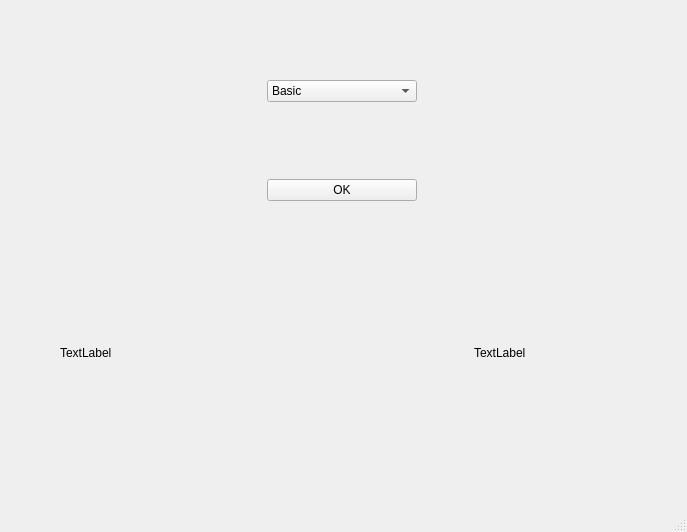
<?xml version="1.0" encoding="UTF-8"?>
<ui version="4.0">
 <class>MainWindow</class>
 <widget class="QMainWindow" name="MainWindow">
  <property name="geometry">
   <rect>
    <x>0</x>
    <y>0</y>
    <width>687</width>
    <height>532</height>
   </rect>
  </property>
  <property name="maximumSize">
   <size>
    <width>1677215</width>
    <height>16777215</height>
   </size>
  </property>
  <property name="windowTitle">
   <string>MainWindow</string>
  </property>
  <widget class="QWidget" name="centralwidget">
   <layout class="QGridLayout" name="gridLayout">
    <item row="3" column="3">
     <widget class="QLabel" name="label_img_after">
      <property name="enabled">
       <bool>true</bool>
      </property>
      <property name="sizePolicy">
       <sizepolicy hsizetype="Fixed" vsizetype="Fixed">
        <horstretch>0</horstretch>
        <verstretch>0</verstretch>
       </sizepolicy>
      </property>
      <property name="minimumSize">
       <size>
        <width>150</width>
        <height>150</height>
       </size>
      </property>
      <property name="maximumSize">
       <size>
        <width>150</width>
        <height>150</height>
       </size>
      </property>
      <property name="text">
       <string>TextLabel</string>
      </property>
     </widget>
    </item>
    <item row="3" column="1">
     <widget class="QLabel" name="label_img_before">
      <property name="sizePolicy">
       <sizepolicy hsizetype="Fixed" vsizetype="Fixed">
        <horstretch>0</horstretch>
        <verstretch>0</verstretch>
       </sizepolicy>
      </property>
      <property name="maximumSize">
       <size>
        <width>150</width>
        <height>150</height>
       </size>
      </property>
      <property name="text">
       <string>TextLabel</string>
      </property>
     </widget>
    </item>
    <item row="3" column="2">
     <widget class="QLabel" name="label">
      <property name="sizePolicy">
       <sizepolicy hsizetype="Fixed" vsizetype="Fixed">
        <horstretch>0</horstretch>
        <verstretch>0</verstretch>
       </sizepolicy>
      </property>
      <property name="maximumSize">
       <size>
        <width>150</width>
        <height>150</height>
       </size>
      </property>
      <property name="text">
       <string/>
      </property>
     </widget>
    </item>
    <item row="1" column="2">
     <widget class="QPushButton" name="pushButton_OK">
      <property name="focusPolicy">
       <enum>Qt::WheelFocus</enum>
      </property>
      <property name="text">
       <string>OK</string>
      </property>
     </widget>
    </item>
    <item row="0" column="2">
     <widget class="QComboBox" name="comboBox">
      <item>
       <property name="text">
        <string>Basic</string>
       </property>
      </item>
      <item>
       <property name="text">
        <string>Bonus</string>
       </property>
      </item>
     </widget>
    </item>
   </layout>
  </widget>
  <widget class="QMenuBar" name="menubar">
   <property name="geometry">
    <rect>
     <x>0</x>
     <y>0</y>
     <width>687</width>
     <height>21</height>
    </rect>
   </property>
  </widget>
  <widget class="QStatusBar" name="statusbar"/>
 </widget>
 <resources/>
 <connections/>
</ui>
